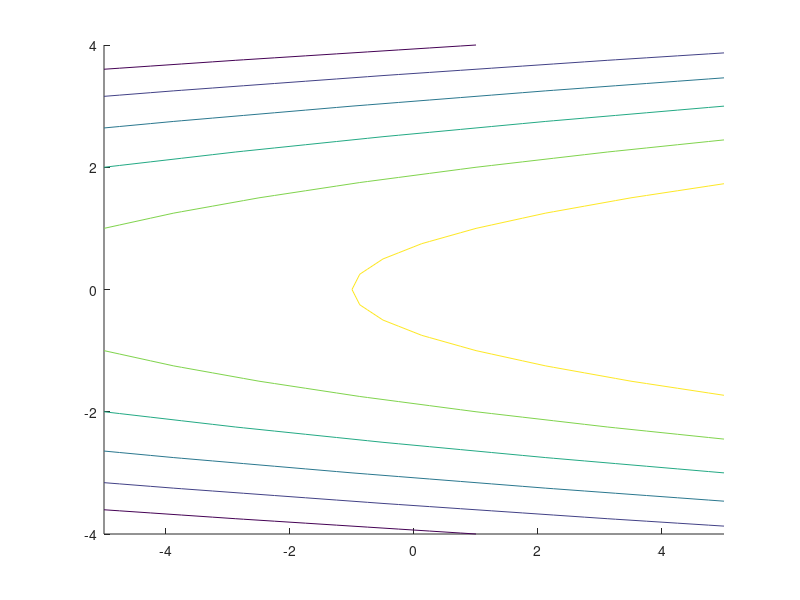

Recreate this plot in MATLAB. (Note: this script raises an error after producing the figure.)
X = [-5 : 0.25 : 5];
Y = [-4 : 0.25 : 4];

z = zeros (length (Y), length (X));

for c = 1: length (X),
	for r = 1 : length (Y),
		z (r, c) = 1/4 * X (c) - 1/2 * Y (r) * Y (r);
	end
end
	
%contour (z, 'Levels', [-8 : 1 : 1]);
%contour (z, [-8 : 1 : 1], 'ShowBackground', 'tru0e');

contour (X, Y, z, 6, ... % linspace (-12, 2, 6), ...
				  'ShowBackground', 1, ...
                  'DrawContourLines', 1, ...
				  'DrawLinesInColors', 0, ...
				  'DrawArrows', 1, ...
				  'LabelLines', 1);

